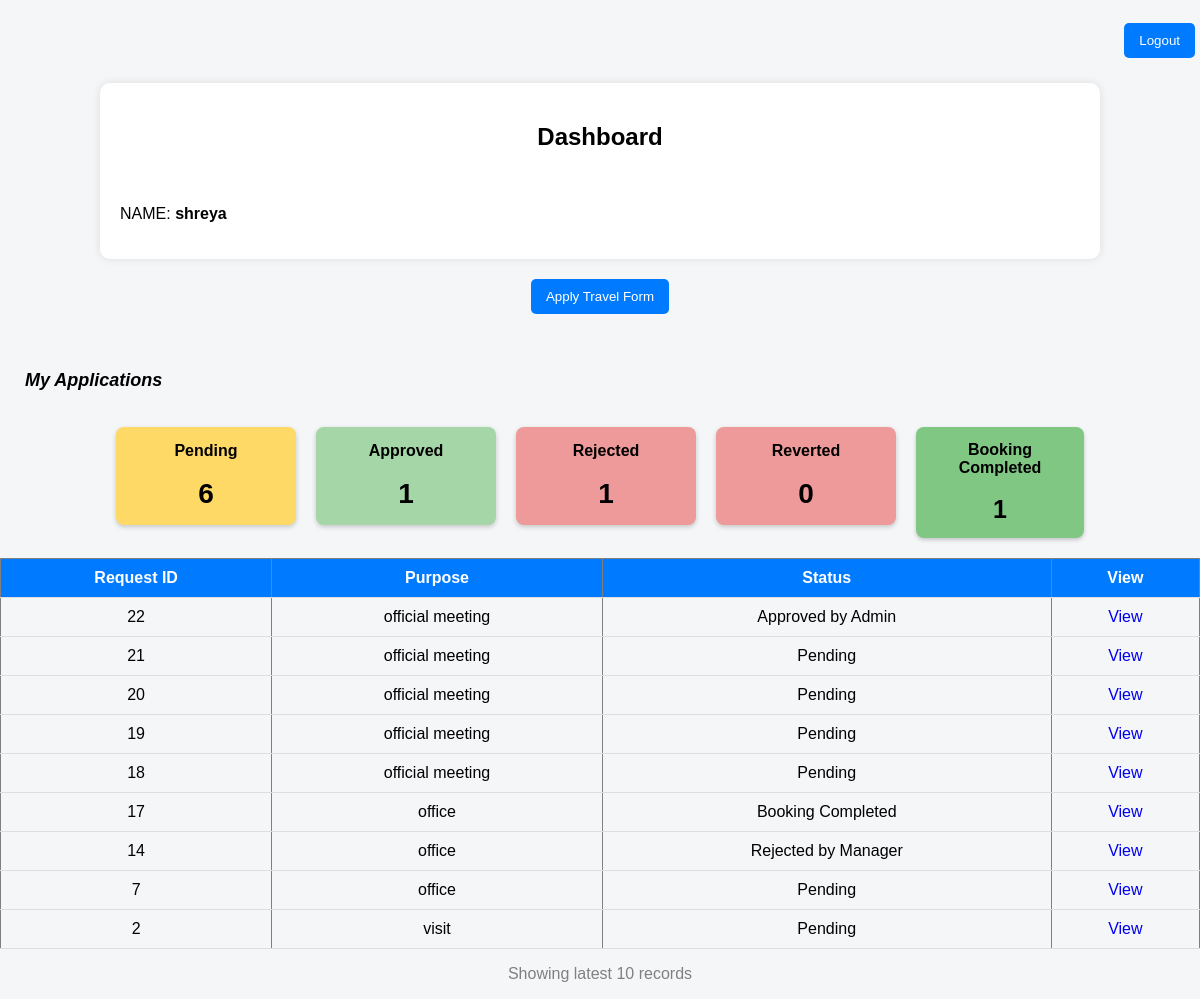
Screenshot of /PHP_Project/dashboard.php (signed in) with the database file from the repository.
### tables this page shows
CREATE TABLE `travel_requests` (
  `request_id` int(11) NOT NULL,
  `user_id` int(11) DEFAULT NULL,
  `name` varchar(100) DEFAULT NULL,
  `dept` varchar(50) DEFAULT NULL,
  `designation` varchar(50) DEFAULT NULL,
  `grade` varchar(20) DEFAULT NULL,
  `travel_date` date DEFAULT NULL,
  `purpose` text DEFAULT NULL,
  `created_at` timestamp NOT NULL DEFAULT current_timestamp()
);

### PHP_Project/dashboard.php (the view, shortened to what this page needs)
<?php
$conn = mysqli_connect("localhost", "root", "", "login_db");
$isPopup = isset($_GET['popup']);
$role = $_SESSION['role'];
$username = $_SESSION['username'];
?>
<?php if (!$isPopup) { ?>
<html>
<head>
</head>
<body>
    <?php } ?>
    <br>
<div style='text-align:right;'>
    <a href='logout.php' style='display:inline-block; text-decoration:none;'>
        <button style='
            padding:10px 15px;
            margin:5px;
            border:none;
            border-radius:5px;
            background-color:#007BFF;
            color:white;
            cursor:pointer;
        '>Logout</button>
    </a>
</div>
<div class="container">
<h2><center>Dashboard</center></h2><br>
<p>NAME: <b><?php echo $username; ?></b></p>
</div>
<?php
if ($role == "user") {
    echo "<div style='margin-bottom:20px; text-align:center;'>
            <a href='form.php'><button>Apply Travel Form</button></a>
          </div>";
}
echo "<br>";
if ($role == "user") {
     echo "<p style='margin-left:25px; font-size:18px;'><b><i>My Applications</i></b></p>";
    $sql = "SELECT * FROM travel_requests
            WHERE name='$username'
            ORDER BY request_id DESC
            LIMIT 10";
    $result = mysqli_query($conn, $sql);
    echo "<table border='1' cellpadding='10'>
    <tr>
        <th>Request ID</th>
        <th>Purpose</th>
        <th>Status</th>
        <th>View</th>
    </tr>";
    $pending_count = 0;
    $approved_count = 0;
    $rejected_count = 0;
    $bookingcompleted_count = 0;
    $reverted_count = 0;
    while ($row = mysqli_fetch_assoc($result)) {
        $rid = $row['request_id'];
        $status_q = mysqli_query($conn, "
    SELECT role, status FROM approvals
    WHERE request_id=$rid
    ");
        $statuses = [];
        while ($s = mysqli_fetch_assoc($status_q)) {
            $statuses[$s['role']] = $s['status'];
        }
        if (!empty($statuses['HR']) && $statuses['HR'] == "Rejected") {
            $final_status = "Rejected by HR";
        }
        elseif (!empty($statuses['Manager']) && $statuses['Manager'] == "Rejected") {
            $final_status = "Rejected by Manager";
        }
        elseif (!empty($statuses['Admin']) && $statuses['Admin'] == "Rejected") {
            $final_status = "Rejected by Admin";
        }
        elseif (!empty($statuses['HR']) && $statuses['HR'] == "Pending") {
            $final_status = "Pending at HR";
        }
        elseif (!empty($statuses['Manager']) && $statuses['Manager'] == "Pending") {
            $final_status = "Pending at Manager";
        }
        elseif (!empty($statuses['Admin']) && $statuses['Admin'] == "Pending") {
            $final_status = "Pending at Admin";
        }
        elseif (!empty($statuses['Admin']) && $statuses['Admin'] == "Reverted") {
            $final_status = "Reverted by Admin";
        }
        elseif (!empty($statuses['Admin']) && $statuses['Admin'] == "Completed") {
            $final_status = "Booking Completed";
        }
        elseif (!empty($statuses['Admin']) && $statuses['Admin'] == "Approved") {
            $final_status = "Approved by Admin";
        }
        elseif (!empty($statuses['Manager']) && $statuses['Manager'] == "Approved") {
            $final_status = "Approved by Manager";
        }
        elseif (!empty($statuses['HR']) && $statuses['HR'] == "Approved") {
            $final_status = "Approved by HR";
        }
        else {
            $final_status = "Pending";
        }
        if (strpos($final_status, "Pending") !== false) {
            $pending_count++;
        }
        elseif (strpos($final_status, "Approved") !== false) {
            $approved_count++;
        }
        elseif (strpos($final_status, "Rejected") !== false) {
            $rejected_count++;
        }
        elseif ($final_status == "Booking Completed") {
            $bookingcompleted_count++;
        }
        elseif ($final_status == "Reverted by Admin") {
            $reverted_count++;
        }
        echo "<tr>
                    <td>{$rid}</td>
                    <td>{$row['purpose']}</td>
                    <td>{$final_status}</td>
                    <td><a href='javascript:void(0);' onclick='openForm($rid)'>View</a></td>
                </tr>";
    }
    echo "<br>
                <div style='display:flex; gap:20px; margin-bottom:20px; center; justify-content:center;'>
                <a href='dashboard.php?status=Pending'
                style='text-decoration:none;color:black;'>
                <div style='width:150px;background:#FFD966;padding:15px;border-radius:8px;text-align:center;box-shadow:0 2px 5px rgba(0,0,0,0.2);'>
                <b>Pending</b><br><br>
                <span style='font-size:28px;font-weight:bold;'>$pending_count</span>
                </div>
                </a>
                <a href='dashboard.php?status=Approved'
                style='text-decoration:none;color:black;'>
                <div style='width:150px;background:#A5D6A7;padding:15px;border-radius:8px;text-align:center;box-shadow:0 2px 5px rgba(0,0,0,0.2);'>
                <b>Approved</b><br><br>
                <span style='font-size:28px;font-weight:bold;'>$approved_count</span>
                </div>
                </a>
                <a href='dashboard.php?status=Rejected'
                style='text-decoration:none;color:black;'>
                <div style='width:150px;background:#EF9A9A;padding:15px;border-radius:8px;text-align:center;box-shadow:0 2px 5px rgba(0,0,0,0.2);'>
                <b>Rejected</b><br><br>
                <span style='font-size:28px;font-weight:bold;'>$rejected_count</span>
                </div>
                </a>
                <a href='dashboard.php?status=Reverted'
                style='text-decoration:none;color:black;'>
                <div style='width:150px;background:#EF9A9A;padding:15px;border-radius:8px;text-align:center;box-shadow:0 2px 5px rgba(0,0,0,0.2);'>
                <b>Reverted</b><br><br>
                <span style='font-size:28px;font-weight:bold;'>$reverted_count</span>
                </div>
                </a>
                <a href='dashboard.php?status=Booking Completed'
                style='text-decoration:none;color:black;'>
                <div style='width:140px;background:#81C784;padding:14px;border-radius:8px;text-align:center;box-shadow:0 2px 4px rgba(0,0,0,0.2);'>
                <b>Booking Completed</b><br><br>
                <span style='font-size:25px;font-weight:bold;'>$bookingcompleted_count</span>
                </div>
                </a>
                </div>
                ";
    echo "</table>";
    echo "<p style='text-align:center; color:gray;'>Showing latest 10 records</p>";
    }
?>
<?php if (!$isPopup) { ?>
</body>
</html>
<?php } ?>

### PHP_Project/dashboard.php (style rules this page uses)
body { font-family: Arial, sans-serif; background-color: #f4f6f8; margin: 0; padding: 0; }
h2 { text-align: center; margin-top: 20px; }
.container { width: 80%; margin: 20px auto; background: white; padding: 20px; border-radius: 10px; box-shadow: 0 0 10px rgba(0,0,0,0.1); }
button { padding: 10px 15px; border: none; border-radius: 5px; background-color: #007BFF; color: white; cursor: pointer; }
table { width: 100%; border-collapse: collapse; margin-top: 20px; }
th { background-color: #007BFF; color: white; }
th, td { padding: 10px; text-align: center; border-bottom: 1px solid #ddd; }
a { text-decoration: none; }

### rows the page displays
travel_requests: request_id "22", purpose "official meeting", final_status "Approved by Admin"
travel_requests: request_id "21", purpose "official meeting", final_status "Pending"
travel_requests: request_id "20", purpose "official meeting", final_status "Pending"
travel_requests: request_id "19", purpose "official meeting", final_status "Pending"
travel_requests: request_id "18", purpose "official meeting", final_status "Pending"
travel_requests: request_id "17", purpose "office", final_status "Booking Completed"
travel_requests: request_id "14", purpose "office", final_status "Rejected by Manager"
travel_requests: request_id "7", purpose "office", final_status "Pending"
travel_requests: request_id "2", purpose "visit", final_status "Pending"

### other values shown
$username "shreya"
$pending_count "6"
$approved_count "1"
$rejected_count "1"
$reverted_count "0"
$bookingcompleted_count "1"
